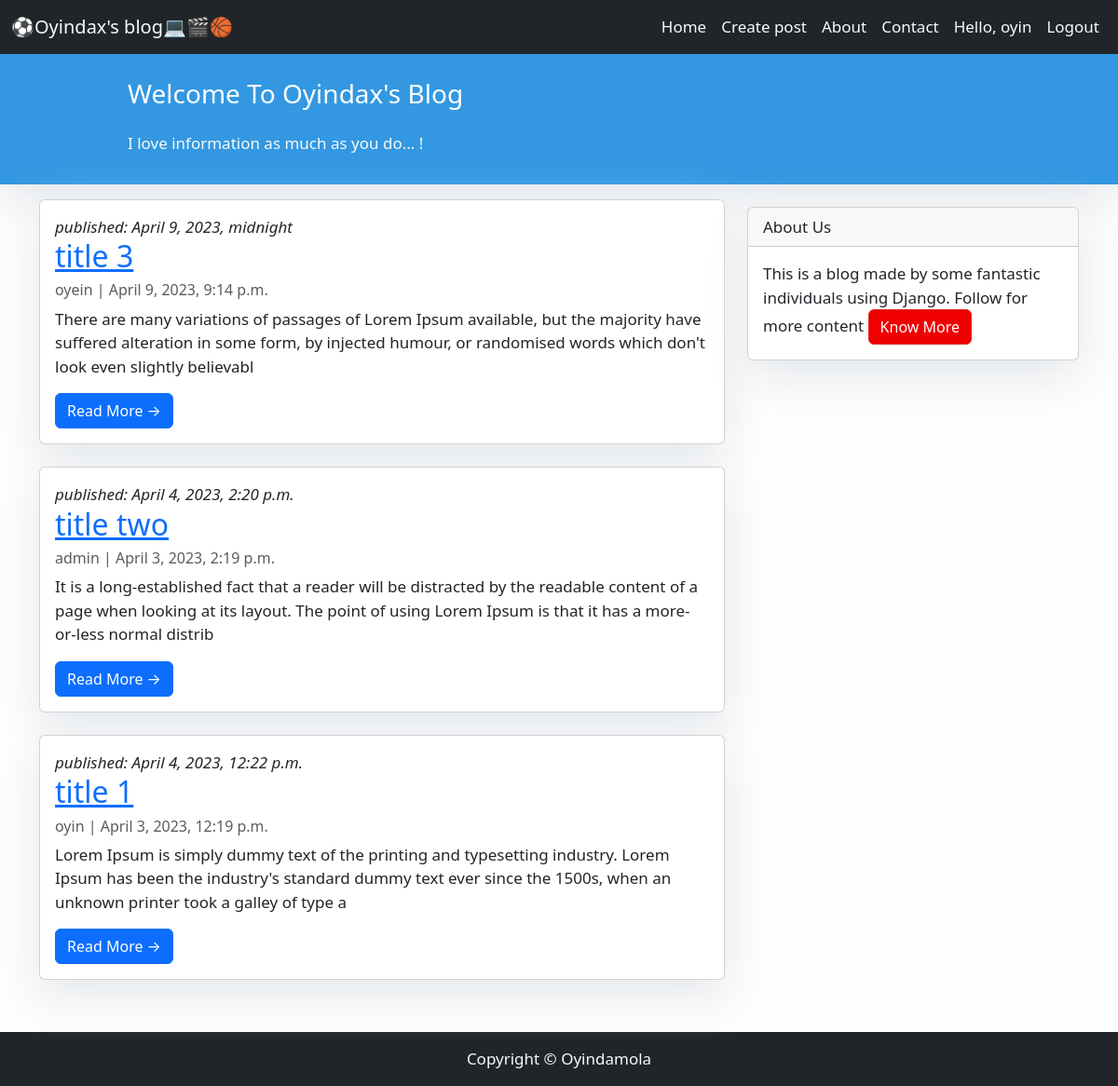
Screenshot of / (signed in) with the database file from the repository.
### myblog/models.py (models this page shows, shortened)
class Post (models.Model):
    author = models.ForeignKey(settings.AUTH_USER_MODEL, on_delete = models.CASCADE)
    title = models.CharField(max_length=100, blank=False, null=False)
    description = models.TextField(blank=False)
    created_date = models.DateTimeField(default=timezone.now)
    published_date = models.DateTimeField(blank=True ,null=True)

### myblog/views.py (the view)
# urls.py: path('',HomePageView.as_view(),name='home'),
class HomePageView( LoginRequiredMixin,TemplateView):
    template_name = "home.html"
    def get (self, request):
        posts = Post.objects.all().order_by('-id')
        context = {'posts': posts}
        return render(request, self.template_name, context)

### templates/home.html (shortened to what this page needs)
{% extends 'base.html' %}
{% block body %}
<header class="masthead">
    <div class="container">
        <div class="row">
            <div class="col-md-8 col-md-10 mx-auto">
                <div class="site-heading">
                    <h3 class="site-heading my-4 mt-3 text-white">Welcome To Oyindax's Blog</h3>
                    <p class="text-light">I love information as much as you do... ! &nbsp;</p>
                </div>
            </div>
        </div>
    </div>
</header>
<div class="container">
    <div class="row">
        <div class="col-md-8 mt-3 left">
            {% for post in posts %}
            <div class="card mb-4">
                <div class="card-body">
                            <i>published: {{post.published_date}}</i>
                            <h2 class="card-title"><a href="">{{post.title}}</a></h2>
                            <p class="card-text text-muted h6">{{post.author}} | {{post.created_date}} </p>
                            <p class="card-text">{{post.description|slice:":200"}}</p>
                            <a href="{% url 'post_detail' id=post.id %}" class="btn btn-primary">Read More &rarr;</a>
                </div>
            </div>
            {% endfor %}
        </div>
        {% block sidebar %}
        {% include 'sidebar.html' %}
        {% endblock sidebar %}
    </div>
</div>
<div class="body p-3">
</div>
{% endblock body %}

### templates/base.html (shortened to what this page needs)
<!DOCTYPE html>
{% load static %}
<html lang="en">
<head>
    <link href="https://cdn.jsdelivr.net/npm/bootstrap@5.3.0-alpha3/dist/css/bootstrap.min.css" rel="stylesheet">
    <link rel="stylesheet" type="text/css" href="{% static 'css/style.css' %}">
</head>
<body>
    <nav class="navbar navbar-expand-lg bg-dark">
        <div class="container-fluid">
          <a class="navbar-brand text-light" href="{% url 'home' %}">⚽Oyindax's blog💻🎬🏀</a>
          <div class="collapse navbar-collapse" id="navbarNavAltMarkup">
            <div class="navbar-nav ms-auto">
              <a class="nav-link active text-light" aria-current="page" href="{% url 'home' %}">Home</a>
              <a class="nav-link text-light" href="{% url 'post_create' %}">Create post</a>
              <a class="nav-link text-light" href="#">About</a>
              <a class="nav-link  text-light">Contact</a>
              {% if user.is_authenticated %}
              <a class="nav-link text-light" href="#">Hello, {{request.user}}</a>
              <a class="nav-link text-light" href="{% url 'logout' %}">Logout</a>
              {% else %}
              <a class="nav-link text-light" href="{% url 'register' %}">Register</a>
              <a class="nav-link text-light" href="{% url 'login' %}">Login</a>
              {% endif %}
            </div>
          </div>
        </div>
      </nav>
    {% block body %}
    {% endblock body %}
    <footer class="py-3 bg-dark">
        <p class="m-0 text-light text-center">Copyright &copy; Oyindamola</p>
    </footer>
</body>
</html>

### templates/sidebar.html
{% block sidebar %}
    <div class="col-md-4 float-end">
        <div class="card my-4">
            <div class="card-header">About Us</div>
            <div class="card-body">
                <div class="card-text">
                    This is a blog made by some fantastic individuals using Django.
                    Follow for more content
                    <a href="#" class="btn btn-danger">Know More</a>
                </div>
            </div>
        </div>
    </div>
{% endblock sidebar %}

### static/css/style.css (style rules this page uses)
body { background-color: #fdfdfd; font-size: 17px; }
.btn-danger { color: #fff; background-color: #f00000; border-color: #dc281e; }
.masthead { background: #3398E1; height: auto; padding-bottom: 15px; box-shadow: 0 16px 48px #E3E7EB; padding-top: 10px; }
.card { box-shadow: 0 16px 48px #E3E7EB; }

### rows the page displays
Post: published_date "April 9, 2023, midnight", title "title 3", author "oyein", created_date "April 9, 2023, 9:14 p.m.", description "There are many variations of passages of Lorem Ipsum available, but the majority have suffered alteration in some form, by injected humour, or randomised words which don't look even slightly believabl"
Post: published_date "April 4, 2023, 2:20 p.m.", title "title two", author "admin", created_date "April 3, 2023, 2:19 p.m.", description "It is a long-established fact that a reader will be distracted by the readable content of a page when looking at its layout. The point of using Lorem Ipsum is that it has a more-or-less normal distrib"
Post: published_date "April 4, 2023, 12:22 p.m.", title "title 1", author "oyin", created_date "April 3, 2023, 12:19 p.m.", description "Lorem Ipsum is simply dummy text of the printing and typesetting industry. Lorem Ipsum has been the industry's standard dummy text ever since the 1500s, when an unknown printer took a galley of type a"

### other values shown
{{ request.user }} "oyin"
